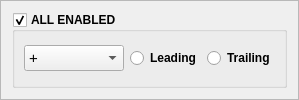
        <widget class="QFrame" name="Channels_all_frame">
         <property name="sizePolicy">
          <sizepolicy hsizetype="Preferred" vsizetype="Fixed">
           <horstretch>0</horstretch>
           <verstretch>0</verstretch>
          </sizepolicy>
         </property>
         <property name="minimumSize">
          <size>
           <width>0</width>
           <height>70</height>
          </size>
         </property>
         <property name="frameShape">
          <enum>QFrame::StyledPanel</enum>
         </property>
         <property name="frameShadow">
          <enum>QFrame::Raised</enum>
         </property>
         <layout class="QHBoxLayout" name="horizontalLayout_6">
          <item>
           <widget class="QGroupBox" name="channelGroupBox_all">
            <property name="enabled">
             <bool>true</bool>
            </property>
            <property name="minimumSize">
             <size>
              <width>0</width>
              <height>62</height>
             </size>
            </property>
            <property name="font">
             <font>
              <weight>75</weight>
              <bold>true</bold>
             </font>
            </property>
            <property name="toolTip">
             <string>Enable All Channels</string>
            </property>
            <property name="title">
             <string>ALL ENABLED</string>
            </property>
            <property name="flat">
             <bool>false</bool>
            </property>
            <property name="checkable">
             <bool>true</bool>
            </property>
            <layout class="QGridLayout" name="gridLayout_8">
             <item row="0" column="0">
              <widget class="QComboBox" name="PolarityComboBoxAll">
               <property name="enabled">
                <bool>true</bool>
               </property>
               <property name="minimumSize">
                <size>
                 <width>100</width>
                 <height>24</height>
                </size>
               </property>
               <property name="font">
                <font>
                 <pointsize>11</pointsize>
                 <weight>50</weight>
                 <bold>false</bold>
                </font>
               </property>
               <property name="toolTip">
                <string>Select channel input polarity</string>
               </property>
               <property name="frame">
                <bool>true</bool>
               </property>
               <item>
                <property name="text">
                 <string>+</string>
                </property>
               </item>
               <item>
                <property name="text">
                 <string>-</string>
                </property>
               </item>
              </widget>
             </item>
             <item row="0" column="1">
              <widget class="QRadioButton" name="Channel_leading_radio_ALL">
               <property name="toolTip">
                <string>Enable TDC leading edge of channel</string>
               </property>
               <property name="text">
                <string>Leading</string>
               </property>
               <property name="autoExclusive">
                <bool>false</bool>
               </property>
              </widget>
             </item>
             <item row="0" column="2">
              <widget class="QRadioButton" name="Channel_trailing_radio_ALL">
               <property name="enabled">
                <bool>true</bool>
               </property>
               <property name="toolTip">
                <string>Enable TDC trailing edge of channel</string>
               </property>
               <property name="text">
                <string>Trailing</string>
               </property>
               <property name="autoExclusive">
                <bool>false</bool>
               </property>
              </widget>
             </item>
            </layout>
           </widget>
          </item>
         </layout>
        </widget>
